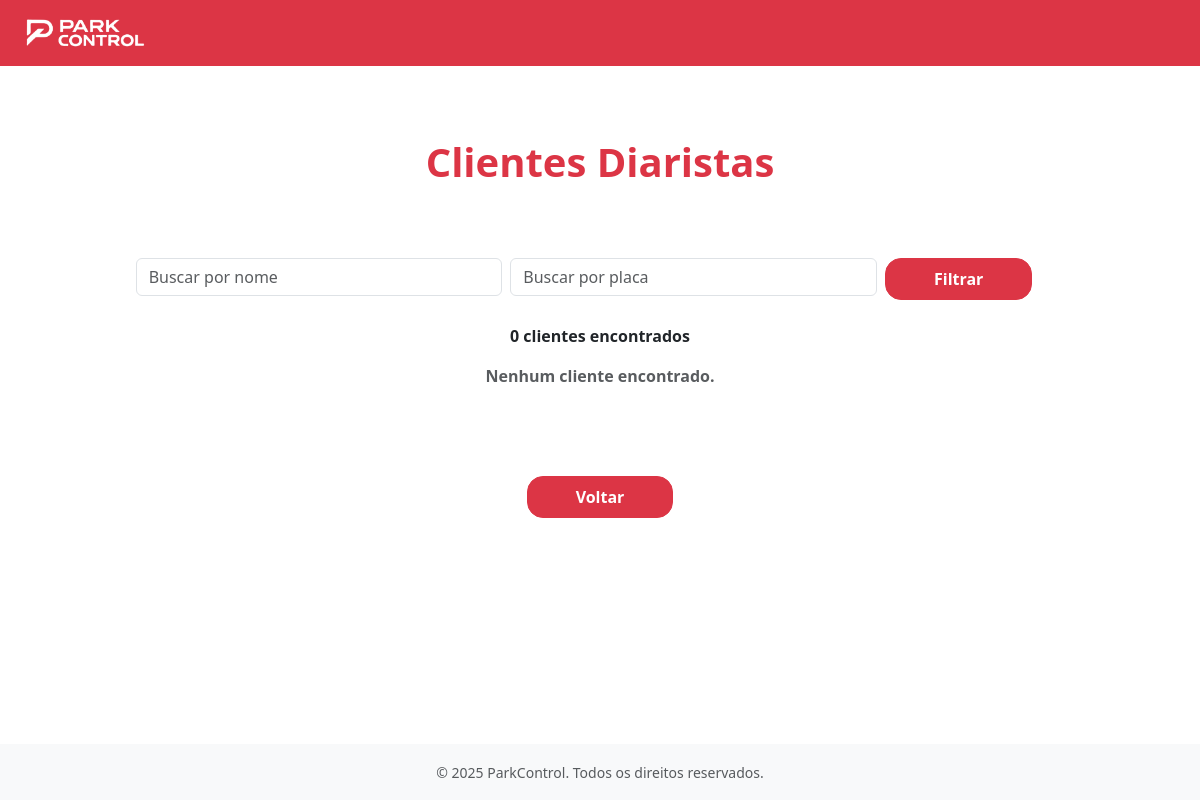
Page /clientes/diaristas/ on the earlier database version.
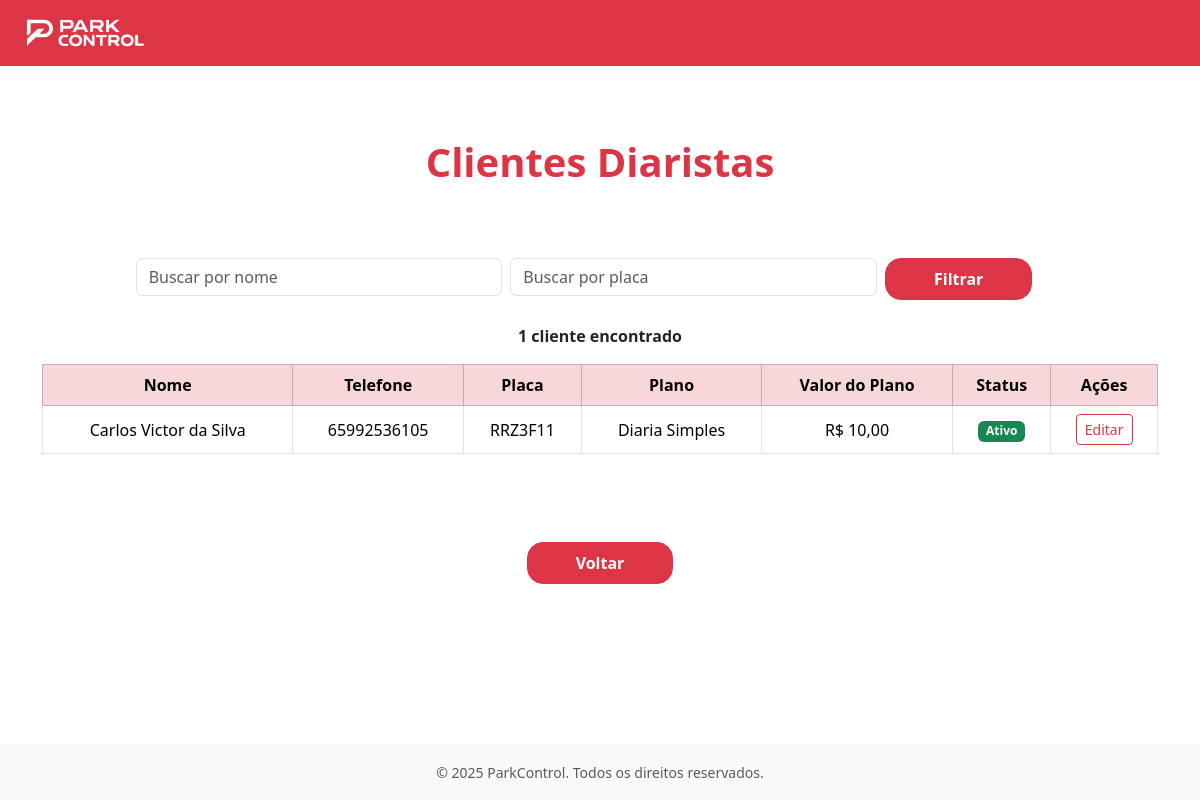
Same page on the later database version.
### apps/clientes/models.py (models this page shows, shortened)
class Diarista(models.Model):
    nome = models.CharField(max_length=100)
    telefone = models.CharField(
        max_length=15,
        validators=[
            RegexValidator(
                r'^\(?\d{2}\)?[-.\s]?\d{4,5}[-.\s]?\d{4}$',
                'Telefone no formato inválido (ex: (65) 99999-9999)'
            )
        ]
    )
    plano = models.ForeignKey(
        Planos,
        on_delete=models.SET_NULL,
        null=True,
        blank=True,
        limit_choices_to={'tipo_plano': 'Diarista'},
        related_name="diaristas"
    )
    placa = models.CharField(
        max_length=10,
        unique=True,
        validators=[
            RegexValidator(
                r'^[A-Z]{3}[0-9][A-Z][0-9]{2}$',
                'Placa no formato inválido (ex: ABC1D23 - padrão Mercosul)'
            )
        ]
    )
    ativo = models.BooleanField(default=True)

### apps/planos/models.py (models this page shows, shortened)
class Planos(models.Model):
    TIPO_PLANO_CHOICES = [
        ('Mensalista', 'Mensalista'),
        ('Diarista', 'Diarista'),
    ]
    TIPO_MENSAL_CHOICES = [
        ('Mensal', 'Mensal'),
        ('Anual','Anual')
    ]
    STATUS_CHOICES = [
        ('Ativo', 'Ativo'),
        ('Inativo', 'Inativo'),
    ]
    nome = models.CharField( max_length=50, blank=False, null=False)
    validade = models.PositiveIntegerField(blank=False, null=False)
    descricao = models.TextField(blank=True)
    data_criacao = models.DateTimeField(auto_now_add=True)
    ultima_alteracao = models.DateTimeField(auto_now=True)
    tipo_plano = models.CharField(max_length=20, choices=TIPO_PLANO_CHOICES, blank=False, null=False)
    status = models.CharField(max_length=20, choices=STATUS_CHOICES, blank=True, null=True,default='Ativo')
    valor_diaria = models.DecimalField(max_digits=10, decimal_places=2, blank=True, null=True)
    valor = models.DecimalField(max_digits=10, decimal_places=2, blank=True, null=True)
    tipo_mensal  = models.CharField(max_length=20, choices=TIPO_MENSAL_CHOICES, blank=True, null=True)

### apps/clientes/views.py (the view)
# urls.py: path('diaristas/', views.cliente_diarista_view, name='cliente_diarista'),
def cliente_diarista_view(request):
    diaristas = Diarista.objects.all()
    query_nome = request.GET.get('nome', '')
    query_placa = request.GET.get('placa', '')
    if query_nome:
        diaristas = diaristas.filter(nome__icontains=query_nome)
    if query_placa:
        diaristas = diaristas.filter(placa__icontains=query_placa)
    return render(request, 'clientes/cliente_diarista.html', {'diaristas': diaristas, 'query_nome': query_nome, 'query_placa': query_placa})

### apps/clientes/templates/clientes/cliente_diarista.html (shortened to what this page needs)
{% extends "base.html" %}
{% load static %}
{% block content %}
<main class="flex-grow-1 d-flex flex-column justify-content-center align-items-center py-5">
    <h1 class="text-danger fw-bold mb-5">Clientes Diaristas</h1>
    <div class="container mt-4">
        <form method="GET" class="row g-2 mb-4 justify-content-center">
            <div class="col-md-4">
                <input type="text" name="nome" class="form-control" placeholder="Buscar por nome" value="{{ request.GET.nome }}">
            </div>
            <div class="col-md-4">
                <input type="text" name="placa" class="form-control" placeholder="Buscar por placa" value="{{ request.GET.placa }}">
            </div>
            <div class="col-md-2">
                <button type="submit" class="btn btn-danger px-5 py-2 rounded-4 fw-bold">Filtrar</button>
            </div>
        </form>
        <p class="text-center fw-bold">
            {{ diaristas|length }} cliente{{ diaristas|length|pluralize }} encontrado{{ diaristas|length|pluralize }}
        </p>
        <div class="table-responsive">
            {% if diaristas %}
            <table class="table table-bordered text-center align-middle">
                <thead class="table-danger">
                    <tr>
                        <th>Nome</th>
                        <th>Telefone</th>
                        <th>Placa</th>
                        <th>Plano</th>
                        <th>Valor do Plano</th>
                        <th>Status</th>
                        <th>Ações</th>
                    </tr>
                </thead>
                <tbody>
                    {% for cliente in diaristas %}
                    <tr>
                        <td>{{ cliente.nome }}</td>
                        <td>{{ cliente.telefone }}</td>
                        <td>{{ cliente.placa }}</td>
                        <td>{{ cliente.plano.nome }}</td>
                        <td>R$ {{ cliente.plano.valor|floatformat:2 }}</td>
                        <td>
                            {% if cliente.ativo %}
                                <span class="badge bg-success">Ativo</span>
                            {% else %}
                                <span class="badge bg-secondary">Inativo</span>
                            {% endif %}
                        </td>
                        <td>
                            <a href="{% url 'clientes:editar_diarista' pk=cliente.pk %}" class="btn btn-outline-danger btn-sm">Editar</a>
                        </td>
                    </tr>
                    {% empty %}
                    <tr>
                        <td colspan="5">Nenhum cliente encontrado.</td>
                    </tr>
                    {% endfor %}
                </tbody>
            </table>
            {% else %}
            <p class="text-center fw-bold text-muted">Nenhum cliente encontrado.</p>
            {% endif %}
        </div>
    </div>
</main>
<footer class="text-center mt-4">
    {% if user.is_authenticated and user.perfil_acesso == 'Administrador' %}
        <a href="{% url 'usuarios:gerencia_cliente' %}" class="btn btn-danger px-5 py-2 rounded-4 fw-bold">
            Voltar
        </a>
    {% else %}
        <a href="{% url 'frentistas:gerenciar_clientes' %}" class="btn btn-danger px-5 py-2 rounded-4 fw-bold">
            Voltar
        </a>
    {% endif %}
</footer>
{% endblock %}

### base_templates/base.html (shortened to what this page needs)
{% load static %}
<!DOCTYPE html>
<html lang="pt-br">
<head>
    <link rel="stylesheet" href="https://cdn.jsdelivr.net/npm/bootstrap@5.3.3/dist/css/bootstrap.min.css">
    <link rel="stylesheet" href="https://cdn.jsdelivr.net/npm/bootstrap-icons@1.11.3/font/bootstrap-icons.min.css">
</head>
<body class="bg-white d-flex flex-column min-vh-100">
    {% include 'navbar.html' %}
    <main class="flex-grow-1 py-4">
        {% block content %}{% endblock %}
    </main>
    <footer class="bg-light text-center py-3 mt-auto">
        <small class="text-muted">&copy; 2025 ParkControl. Todos os direitos reservados.</small>
    </footer>
</body>
</html>

### base_templates/navbar.html (shortened to what this page needs)
{% load static %}
<nav class="navbar navbar-expand-lg navbar-dark bg-danger">
    <div class="container-fluid">
        <a class="navbar-brand d-flex align-items-center" href="{% url 'usuarios:home' %}">
            <img src="{% static 'images/logo-branca.png' %}" alt="Logo" class="me-2" style="height: 40px;">
        </a>
    </div>
</nav>

Differences in the rows shown:
added Diarista: nome "Carlos Victor da Silva", telefone "65992536105", placa "RRZ3F11", plano.nome "Diaria Simples", plano.valor "10,00", ativo "Ativo"
Other differences:
{{ diaristas|length }}: "0" → "1"
text no longer shown: "Nenhum cliente encontrado."
text now shown: "Nome Telefone Placa Plano Valor do Plano Status Ações"
